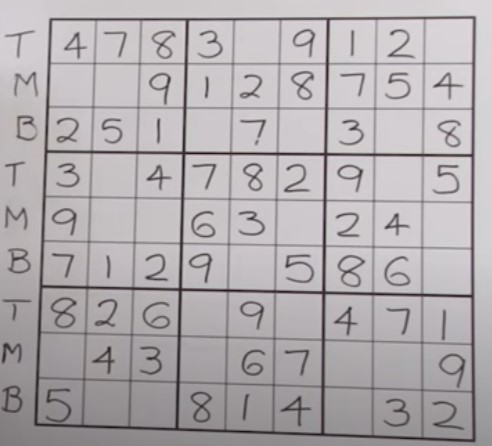
#> input picture CV dataset/img1.jpg, 492 x 446 px, given in place of 09-Normal2.jpg, which was not available
$ jupyter execute 'Phase 1.ipynb'   (shell and % lines are left out)   (text cells are left out)
#> lines starting #> are read from the running program, lines starting #| are printed output that depends on the picture; after the words box and inside, x2 and y2 are one past the last pixel; in counts of white or black regions, pixels touching at a corner belong together; pictures that were not available may be replaced by others from this repository, and a replacement may not be noted
[cell 1]
import cv2
import urllib
import numpy as np
import matplotlib.pyplot as plt
from PIL import Image

[cell 2]
testImagesLinks = ['https://i.cbc.ca/1.4580539.1521235681!/fileImage/httpImage/image.png_gen/derivatives/16x9_780/sudoku-guy-robin-jarman.png',
                   'https://live.staticflickr.com/8027/6978422072_33ac92fe1a_b.jpg',
                   'https://sources.roboflow.com/dcbM99GUgvVCEMo4F2rq8vaVApB2/DSJGI2e7g77XqctWIGQG/original.jpg',
                   'https://d3i71xaburhd42.cloudfront.net/424014dcf1ea3e6f4dc46d59eeb2be3b34c75f0e/1-Figure1-1.png',
                   'https://a1.mzstatic.com/us/r30/Purple5/v4/50/bd/d8/50bdd8c9-1403-2c9d-40d9-9c9bd4dc7905/screen1136x1136.jpeg',
                   'https://suresolv.com/sites/default/files/u2/Expert-Sudoku-hard-level-5-game-12.png',
                   'https://github.com/H-a-m-za/Sudoko/blob/main/CV%20dataset/img1.jpg?raw=true',
                   'https://user-images.githubusercontent.com/72568092/121086105-088e9e00-c7e3-11eb-9189-6b7cba0dc2d3.jpg',
                   'https://content.instructables.com/F43/P59G/ACZEPD7QXFF/F43P59GACZEPD7QXFF.jpg?auto=webp&frame=1&fit=bounds&md=f0a7c1a7e4222e1a5f670d66ecf5dc04',
                   'https://drive.google.com/file/d/1FQtcEW1OGAPy0fyUOJOcsnHFVO3ekqx7/view?usp=drive_link'
                   ]
testImagesNames = ["",
                   "01-Normal.jpg",   #done
                   "02-TheMightyFinger.jpg",  #done
                   "03-WhereBorder.jpg", #NO
                   "04-CompressoEspresso.jpg",  #done
                   "05-Ya3amSheel2elCoinYa3am.jpg",  #done
                   "06-FarAndCurved.jpg",  #done
                   "07-2elNoor2ata3.jpg",  #done
                   "08-MeshShayef7agaYa3am.jpg",  #done
                   "09-Normal2.jpg",  #done
                   "10-Mal7wFelfel.jpg",  #done
                   "11-FlashBang.jpg",  #done
                   "12-BrokenPrinter.jpg",  #done
                   "13-DarkMode.jpg",  #done
                   "14-Sine.jpg",  #done
                   "15-GoneWithTheWind.jpg", #No
                   "16-SomethingWentTerriblyWrongHere.jpg" #No

]

#link = testImagesLinks[12]
#req = urllib.request.urlopen(link)

arr = cv2.imread("CV dataset/" + testImagesNames[9])
#> arr is the input picture: shape (446, 492, 3); mean B, G, R 175, 172.3, 177.1
img = np.asarray(arr, dtype=np.uint8)
#img = cv2.imdecode(arr2, cv2.IMREAD_COLOR) # 'Load it as it is'
img_rgb = cv2.cvtColor(img, cv2.COLOR_BGR2RGB)

[cell 3]
plt.imshow(img_rgb)

[cell 4]
img_gray = cv2.cvtColor(img_rgb, cv2.COLOR_RGB2GRAY)
plt.imshow(img_gray, cmap="gray")

[cell 5]
def gamma_correct(image,gamma):

#Create a mapping table for gamma correction
  gamma_table = np.array([((i / 255.0) ** (1.0 / gamma)) * 255 for i in np.arange(0, 256)]).astype(np.uint8)

#Apply gamma correction using the mapping table
  corrected_image = cv2.LUT(image, gamma_table)

  return corrected_image


#If image is too dark
if np.amax(img_gray) < 100:
    img_gray = cv2.equalizeHist(img_gray)
    img_gray = gamma_correct(img_gray,15)

plt.imshow(img_gray,cmap = "gray")

[cell 6]
def minFilter(image,kernel):
#> called with kernel = 3
  padded = np.pad(image, pad_width=1, mode="constant",constant_values = (0,0))
  result = np.zeros((padded.shape[0],padded.shape[1]))
  for i in range(0, padded.shape[0] - kernel + 1):
      for j in range(0, padded.shape[1] - kernel + 1):
          window = padded[i:i+kernel, j:j+kernel]
          result[i, j] = np.min(window)
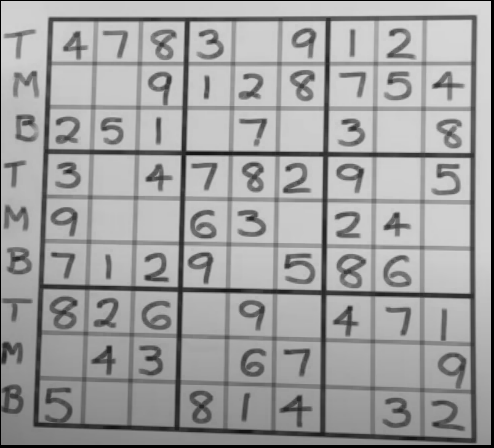
#> result: shape (448, 494) float64; min 0, max 216, mean 159.7
  return result[1:padded.shape[0]-1, 1:padded.shape[1]-1]

[cell 7]
min_filtered = minFilter(img_gray,3)
plt.imshow(min_filtered,cmap = "gray")

[cell 8]
image_blur = cv2.GaussianBlur(img_gray,(5,5),0)
image_blur = np.asarray(image_blur, dtype=np.uint8)
plt.imshow(image_blur,cmap = "gray")

[cell 9]
median_filtered = img_gray
for i in range(7):
  median_filtered = cv2.medianBlur(median_filtered,5)
plt.imshow(median_filtered,cmap = "gray")

[cell 10]
img_hist , _ = np.histogram(median_filtered, bins=256)
#> img_hist = 256 values, max 7861 at index 229, min 0 at index 2, mean 857.2
if np.argmax(img_hist) < 127 and np.amax(median_filtered) > 240:
   median_filtered = 255 - median_filtered

[cell 11]
img_global_threshold = cv2.threshold(median_filtered,
                                     127,
                                     255,
                                     cv2.THRESH_BINARY_INV)[1] #Apparently threshold function returns three things, The second item is the image
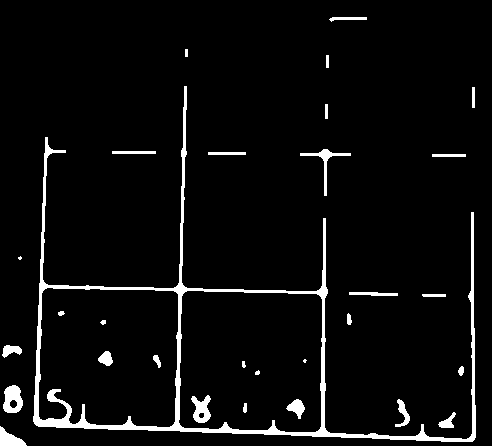
#> img_global_threshold: shape (446, 492); 4.9% white; 30 white regions (3 under 20 px), largest, box (x1, y1, x2, y2) and area: (33, 86, 476, 442) 7387, (3, 385, 23, 413) 399, (191, 395, 211, 423) 343
plt.imshow(img_global_threshold, cmap = "gray")

[cell 12]
img_gray_threshed = cv2.adaptiveThreshold(median_filtered,
    maxValue=255,
    adaptiveMethod=cv2.ADAPTIVE_THRESH_GAUSSIAN_C,
    thresholdType=cv2.THRESH_BINARY_INV,
    blockSize=111,
    C=5
)
#> img_gray_threshed: shape (446, 492); 23.1% white; 69 white regions (5 under 20 px), largest, box (x1, y1, x2, y2) and area: (34, 15, 477, 443) 34807, (51, 297, 76, 329) 476, (338, 255, 363, 288) 468
plt.imshow(img_gray_threshed, cmap="gray");

[cell 13]
kernel = np.ones((3,3),np.uint8)
kernel2 = np.ones((3,3),np.uint8)
img_threshed_morphed = cv2.dilate(img_gray_threshed,kernel,iterations = 1)
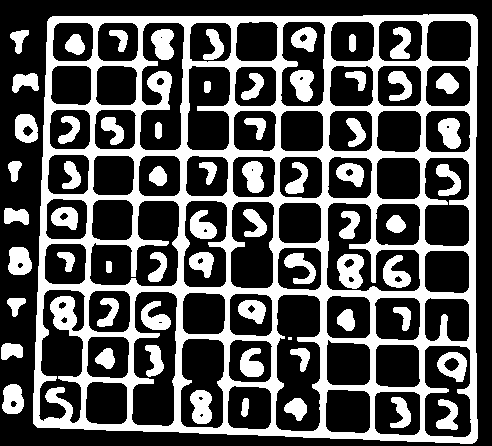
#> img_threshed_morphed: shape (446, 492); 33.4% white; 64 white regions (1 under 20 px), largest, box (x1, y1, x2, y2) and area: (33, 14, 478, 444) 51051, (337, 254, 364, 289) 674, (190, 390, 212, 424) 587
#img_threshed_morphed = cv2.erode(img_threshed_morphed,kernel2,iterations = 1)
#img_threshed_morphed = img_gray_threshed
plt.imshow(img_threshed_morphed,cmap = "gray")

[cell 14]
image_to_edges = img_threshed_morphed

plt.imshow(image_to_edges,cmap = "gray")

[cell 15]
# Detect lines that are not smaller in length than:

minLineLength = min(image_to_edges.shape[0],image_to_edges.shape[1])/4
#> minLineLength = 111.5

lines = cv2.HoughLinesP(
    image=image_to_edges,
    rho=1,
    theta=np.pi/180,
    threshold=200,
    minLineLength=minLineLength,
    maxLineGap = 45
)
#> lines = 105 rows, first 6: [178, 431, 185, 16], [33, 422, 477, 438], [33, 423, 476, 439], [41, 195, 475, 203], [38, 283, 475, 299], [374, 439, 374, 15]
#(x0,y0,x1,y1)
tmp_img = np.zeros_like(image_to_edges, dtype = np.uint8)
for x1, y1, x2, y2 in lines[:,0]: cv2.line(tmp_img,(x1,y1),(x2,y2),(255,0,0),2)
#> this loop made 105 passes
#> (x1, y1, x2, y2) on passes 1 to 12: (178, 431, 185, 16), (33, 422, 477, 438), (33, 423, 476, 439), (41, 195, 475, 203), (38, 283, 475, 299), (374, 439, 374, 15), (471, 443, 471, 14), (424, 441, 424, 14), (472, 443, 472, 14), (35, 425, 475, 441), (43, 152, 475, 152), (47, 22, 474, 15)
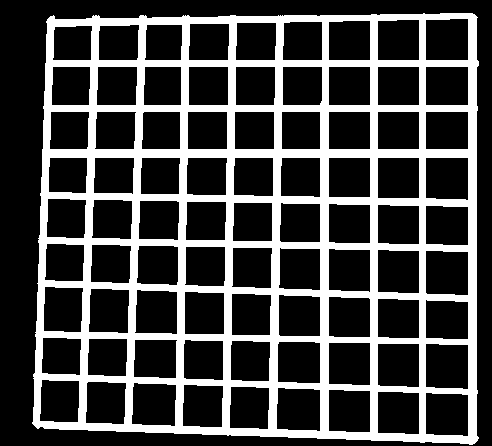
#> tmp_img: shape (446, 492); 27.3% white; 1 white region, box (x1, y1, x2, y2) and area: (32, 13, 479, 445) 59869
plt.imshow(tmp_img, cmap='gray');

[cell 16]
img_blurred = np.asarray(cv2.GaussianBlur(src=tmp_img, ksize=(3, 3), sigmaX=0),dtype = 'uint8')
img_canny_normal = cv2.Canny(image=tmp_img,
                      apertureSize=3,
                      threshold1=120,
                      threshold2=200,
                      L2gradient=True)
#> img_canny_normal: shape (446, 492); 6.4% white in thin lines or dots, all inside (x1, y1, x2, y2) = (32, 12, 479, 445)
plt.figure(figsize=(7, 5))
plt.imshow(img_canny_normal, cmap="gray");

[cell 17]
kernel = np.ones((5,5),np.uint8)
edges = cv2.dilate(img_canny_normal,kernel,iterations = 2)
#> edges: shape (446, 492); 54.2% white; 98 black regions (16 under 20 px), largest, box (x1, y1, x2, y2) and area: (0, 0, 492, 446) 27529, (430, 348, 463, 383) 1117, (430, 255, 463, 290) 1100
kernel = np.ones((3,3),np.uint8)
img_canny = cv2.erode(edges,kernel,iterations = 1)
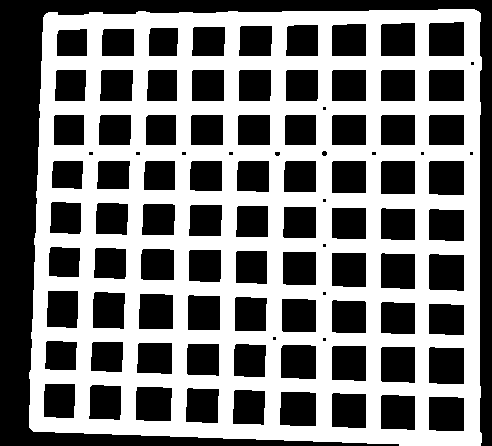
#> img_canny: shape (446, 492); 48.7% white; 1 white region, box (x1, y1, x2, y2) and area: (29, 9, 482, 446) 106948
plt.imshow(img_canny,cmap = "gray")

[cell 18]
minLineLength = min(img_canny.shape[0],img_canny.shape[1])/3
#> minLineLength = 148.7

lines = cv2.HoughLinesP(
    image=img_canny,
    rho=1,
    theta=np.pi/180,
    threshold=100,
    minLineLength=minLineLength,
    maxLineGap=50
)
#> lines = 251 rows, first 6: [72, 15, 479, 422], [67, 15, 479, 427], [121, 434, 151, 13], [64, 432, 480, 16], [29, 414, 433, 10], [29, 421, 481, 437]
#(x0,y0,x1,y1)
tmp_img = np.zeros_like(img_canny, dtype = np.uint8)
for x1, y1, x2, y2 in lines[:,0]: cv2.line(tmp_img,(x1,y1),(x2,y2),(255,0,0),2)
#> this loop made 251 passes
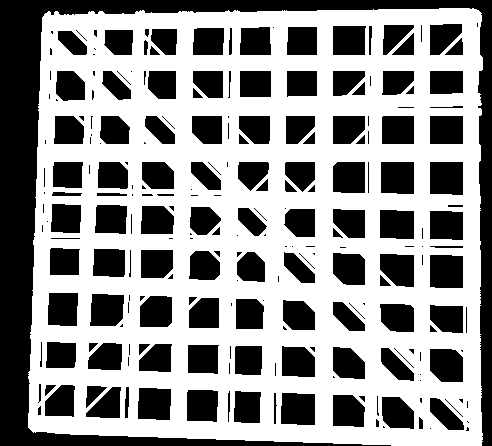
#> tmp_img: shape (446, 492); 56.8% white; 229 black regions (96 under 20 px), largest, box (x1, y1, x2, y2) and area: (0, 0, 492, 446) 28031, (430, 255, 463, 288) 1073, (430, 162, 463, 195) 1067
plt.imshow(tmp_img, cmap='gray');

[cell 19]
choice = 0
if choice == 0:
  selected_lines = lines  #We Chose Pure Hough Transform
#> selected_lines has the same summary as lines
elif choice == 1:
  selected_lines = lines_Canny  #We Chose Hough Transform after Canny Transform

[cell 20]
tmp_img2 = np.zeros_like(image_to_edges, dtype = np.uint16)

def angle_between_lines(line1, line2):
    l1x1, l1y1, l1x2, l1y2 = line1
    l2x1, l2y1, l2x2, l2y2 = line2
    delta_y1 = l1y2 - l1y1
    delta_x1 = l1x2 - l1x1
    a1 = np.rad2deg(np.arctan2(l1y2 - l1y1, l1x2 - l1x1))
    a2 = np.rad2deg(np.arctan2(l2y2 - l2y1, l2x2 - l2x1))
    return np.abs(a1 - a2)

def intersection_point(line1, line2):
    # https://en.wikipedia.org/wiki/Line%E2%80%93line_intersection
    l1x1, l1y1, l1x2, l1y2 = line1
    l2x1, l2y1, l2x2, l2y2 = line2
    nx = (l1x1*l1y2-l1y1*l1x2)*(l2x1-l2x2)-(l2x1*l2y2-l2y1*l2x2)*(l1x1-l1x2)
    ny = (l1x1*l1y2-l1y1*l1x2)*(l2y1-l2y2)-(l2x1*l2y2-l2y1*l2x2)*(l1y1-l1y2)
    d = (l1x1-l1x2)*(l2y1-l2y2)-(l1y1-l1y2)*(l2x1-l2x2)
    px = int(nx / d)
    py = int(ny / d)
    return (px, py)

def distance(pfrom, pto):
  return np.sqrt((pfrom[0] - pto[0])**2 + (pfrom[1] - pto[1])**2)

#Line has to be in format (x1,y1,x2,y2)
def distance_line(line):
  return np.sqrt((line[0] - line[2])**2 + (line[1] - line[3])**2)

def slope_line(line):
  return (line[1] - line[3]) / (line[0] - line[2])

def point_on_line(point, line):
    diff = distance(point, line[0:2]) + distance(point, line[2:4]) - distance(line[0:2], line[2:4])
    return np.abs(diff) < 10

intersections = []
tmp_intersections = list()
line_num_of_intersections = 0
num_of_lines = len(selected_lines[:,0])
#> num_of_lines = 251
for i in range(num_of_lines):
    for j in range(i+1, num_of_lines):
        line1 = selected_lines[i,0]
        line2 = selected_lines[j,0]
        if (line1 is line2): continue
        a = angle_between_lines(line1, line2)
        if (a < 80 or a > 100): continue
        p = intersection_point(line1, line2)
        if point_on_line(p, line1) and point_on_line(p, line2):
            tmp_intersections.append(p[::-1])
            line_num_of_intersections += 1
    if line_num_of_intersections >= 8:
        for item in tmp_intersections:
              intersections.append(item)
              tmp_img2[item] = 5000
    tmp_intersections.clear()
    line_num_of_intersections = 0
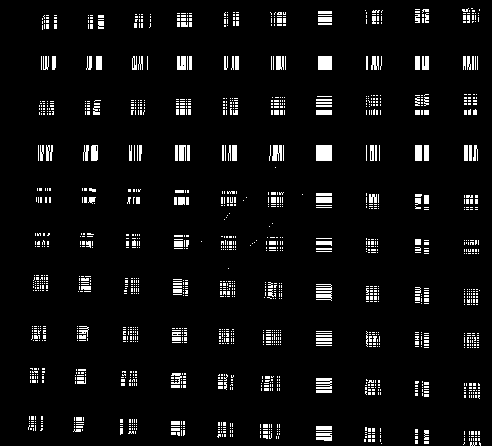
#> tmp_img2: shape (446, 492) uint16; values 0 (black) and 5000 (white), 5.4% white; 1483 white regions (1365 under 20 px), largest, box (x1, y1, x2, y2) and area: (316, 145, 332, 161) 256, (318, 56, 332, 70) 196, (316, 378, 332, 389) 128

plt.imshow(tmp_img2 + tmp_img, cmap="gray", vmin=0, vmax=1255);

[cell 21]
p1 = sorted(intersections, key = lambda p: p[0] + p[1])[0] # topleft
p2 = sorted(intersections, key = lambda p: p[0] - p[1])[0] # topright
p3 = sorted(intersections, key = lambda p: p[0] + p[1])[-1] # bottright
p4 = sorted(intersections, key = lambda p: p[1] - p[0])[0] # bottleft
coords = np.int32([[p1[::-1], p2[::-1], p3[::-1], p4[::-1]]])
tmp_img3 = np.zeros_like(img_gray_threshed, dtype = np.int32)
tmp_img3 = cv2.polylines(tmp_img3, coords, isClosed=True, color=(2550,0,0))
#> tmp_img3: shape (446, 492) int32; values 0 (black) and 2550 (white), 0.79% white in thin lines or dots
plt.imshow(tmp_img3 + tmp_img, cmap="gray", vmax=1000)
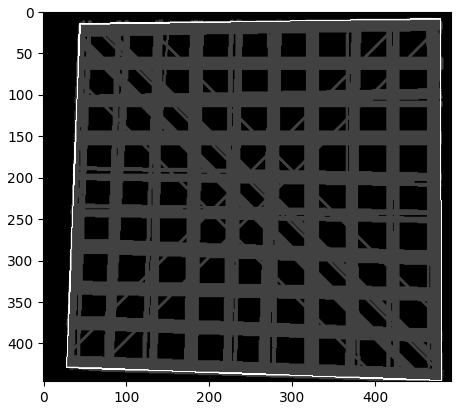
#> figure drawn by matplotlib, 1 panel

[cell 22]
y, x = img_gray_threshed.shape
src_coords = np.float32([[0,0], [x,0], [x,y], [0,y]])
dst_coords = np.float32([[p1[::-1], p2[::-1], p3[::-1], p4[::-1]]])
img_gray_threshed_warped = cv2.warpPerspective(
    src=img_gray_threshed,
    M=cv2.getPerspectiveTransform(dst_coords, src_coords),
    dsize=img_gray_threshed.shape[::-1]
)
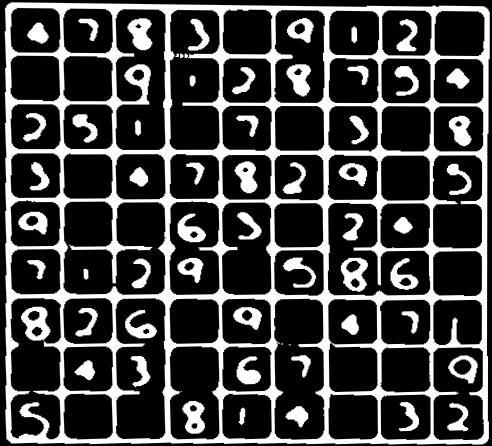
#> img_gray_threshed_warped: shape (446, 492); min 0, max 255, mean 65.5

plt.imshow(img_gray_threshed_warped, cmap="gray")

[cell 23]
M = img_gray_threshed_warped.shape[0] // 9
N = img_gray_threshed_warped.shape[1] // 9
number_tiles = []
for i in range(9):
    number_tiles.append([])
    for j in range(9):
        tile = img_gray_threshed_warped[i*M:(i+1)*M, j*N:(j+1)*N]
        number_tiles[i].append(tile)

_, axes = plt.subplots(9, 9, figsize=(5, 5))
for i, row in enumerate(axes):
    for j, col in enumerate(row):
        col.imshow(number_tiles[i][j], cmap="gray");
        col.get_xaxis().set_visible(False)
        col.get_yaxis().set_visible(False)
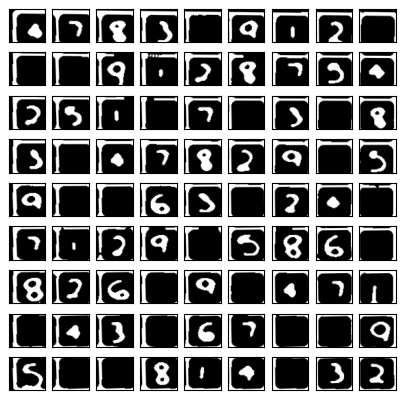
#> figure drawn by matplotlib, 81 panels
